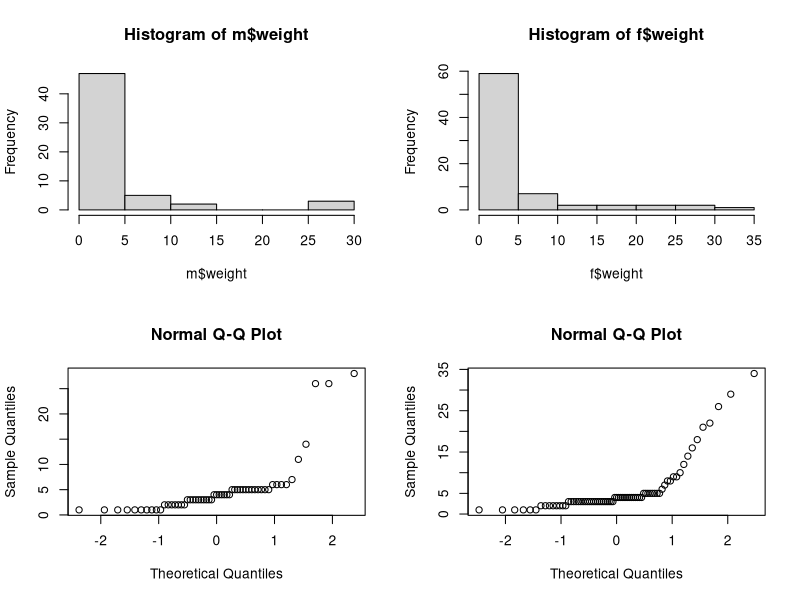

Recreate this plot in R.
## ---- chunk 1
knitr::opts_chunk$set(echo = TRUE)
## ---- chunk 2
library(tidyverse)

#Load the cleaned .csv file.
lizard <- read_csv("lizard.csv")
## ---- chunk 3

#Replace all the "." with NA, which R can handle better.

lizard[lizard =="."]<-NA

#Filter for adult lizards only.
m <- lizard %>% 
  filter(sex == "M" & site == "CALI")
f <- lizard %>% 
  filter(sex == "F" & site == "CALI")

m$weight <- as.numeric(m$weight)
f$weight <- as.numeric(f$weight)

## ---- chunk 4



par(mfrow = c (2,2))
hist(m$weight)
hist(f$weight)
qqnorm(m$weight)
qqnorm(f$weight)

## ---- chunk 5

f_test <- var.test(m$weight,f$weight)
f_test

## ---- chunk 6

t.test_diff <- t.test(m$weight, f$weight, var.equal = TRUE)
t.test_diff

## ---- chunk 7

all_tails <- lizard %>% 
  filter(site == "CALI") %>% 
  select(sex, tail)

m_broken <- all_tails %>% 
  filter(sex == "M") %>% 
  filter(tail == "B")
#10

m_whole <- all_tails %>% 
  filter(sex == "M") %>% 
  filter(tail == "W")
#46

f_broken <- all_tails %>% 
  filter(sex == "F") %>% 
  filter(tail == "B")
#18

f_whole <- all_tails %>% 
  filter(sex == "F") %>% 
  filter(tail == "W")
#59

male <- c(10, 46)
female <- c(18, 59)

lizard_tails <- rbind(male, female)
colnames(lizard_tails) <- c("Broken" , "Whole")

## ---- chunk 8

prop <- prop.table(lizard_tails, margin = 1)

prop_rounded <- round(prop, 2)

prop_table <- prop.table(prop, margin = 1)
prop_table

## ---- chunk 9
 lizard_chi <- chisq.test(lizard_tails)
lizard_chi
